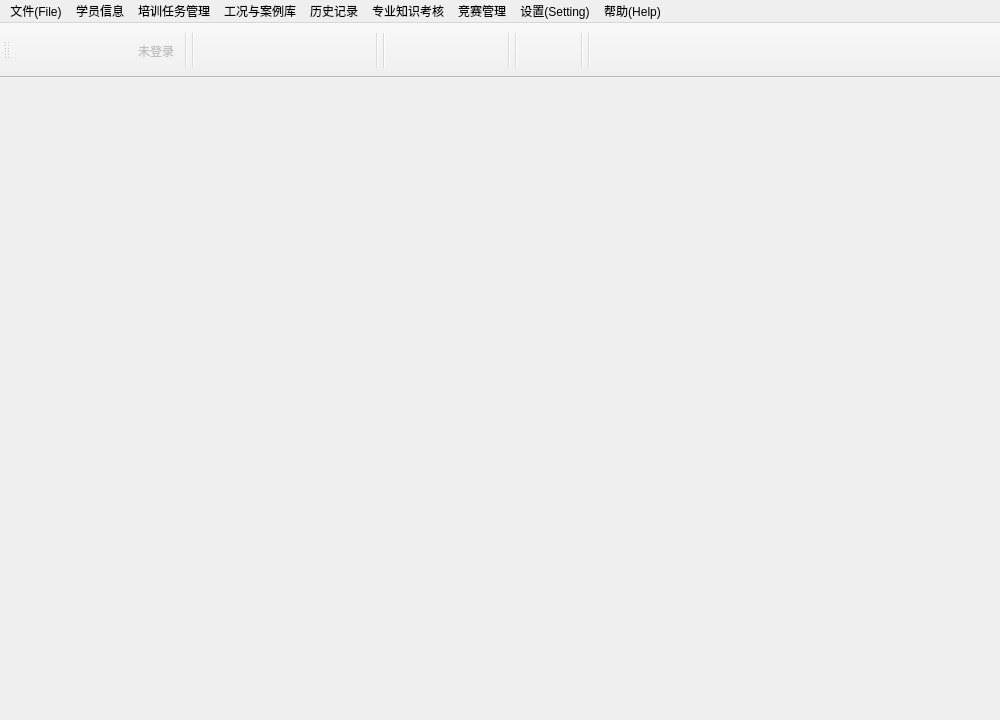
<?xml version="1.0" encoding="UTF-8"?>
<ui version="4.0">
 <class>CTeacherManage</class>
 <widget class="QMainWindow" name="CTeacherManage">
  <property name="geometry">
   <rect>
    <x>0</x>
    <y>0</y>
    <width>1000</width>
    <height>720</height>
   </rect>
  </property>
  <property name="minimumSize">
   <size>
    <width>860</width>
    <height>600</height>
   </size>
  </property>
  <property name="sizeIncrement">
   <size>
    <width>800</width>
    <height>600</height>
   </size>
  </property>
  <property name="cursor">
   <cursorShape>ArrowCursor</cursorShape>
  </property>
  <property name="windowTitle">
   <string>OTS2000  教员站</string>
  </property>
  <property name="styleSheet">
   <string notr="true">font: 14pt &quot;宋体&quot;;</string>
  </property>
  <property name="iconSize">
   <size>
    <width>18</width>
    <height>24</height>
   </size>
  </property>
  <property name="toolButtonStyle">
   <enum>Qt::ToolButtonTextUnderIcon</enum>
  </property>
  <widget class="QWidget" name="centralwidget"/>
  <widget class="QToolBar" name="toolBar">
   <property name="autoFillBackground">
    <bool>false</bool>
   </property>
   <property name="styleSheet">
    <string>font: 12pt &quot;宋体&quot;;</string>
   </property>
   <property name="allowedAreas">
    <set>Qt::AllToolBarAreas</set>
   </property>
   <property name="iconSize">
    <size>
     <width>50</width>
     <height>40</height>
    </size>
   </property>
   <property name="toolButtonStyle">
    <enum>Qt::ToolButtonTextUnderIcon</enum>
   </property>
   <attribute name="toolBarArea">
    <enum>TopToolBarArea</enum>
   </attribute>
   <attribute name="toolBarBreak">
    <bool>false</bool>
   </attribute>
   <addaction name="actionLogin"/>
   <addaction name="actionExit"/>
   <addaction name="actionLoginStatus"/>
   <addaction name="separator"/>
   <addaction name="separator"/>
   <addaction name="actionStudentInfo"/>
   <addaction name="actionHistoryRec"/>
   <addaction name="actionSetTask"/>
   <addaction name="separator"/>
   <addaction name="separator"/>
   <addaction name="actionModel"/>
   <addaction name="actionStationConfig"/>
   <addaction name="separator"/>
   <addaction name="separator"/>
   <addaction name="actionOprManage"/>
   <addaction name="separator"/>
   <addaction name="separator"/>
  </widget>
  <widget class="QMenuBar" name="menubar">
   <property name="geometry">
    <rect>
     <x>0</x>
     <y>0</y>
     <width>1000</width>
     <height>20</height>
    </rect>
   </property>
   <property name="styleSheet">
    <string>font: 10pt &quot;宋体&quot;;</string>
   </property>
   <widget class="QMenu" name="menu_user">
    <property name="title">
     <string>学员信息</string>
    </property>
    <addaction name="actionStudentInfo_menu"/>
    <addaction name="actionLoginRec"/>
    <addaction name="action_user_score"/>
    <addaction name="actionPrivilege"/>
    <addaction name="separator"/>
   </widget>
   <widget class="QMenu" name="menu_help">
    <property name="title">
     <string>帮助(Help)</string>
    </property>
    <addaction name="actionHelp"/>
    <addaction name="separator"/>
    <addaction name="actionAbout"/>
    <addaction name="separator"/>
    <addaction name="actionContact"/>
   </widget>
   <widget class="QMenu" name="menuTrain">
    <property name="title">
     <string>培训任务管理</string>
    </property>
    <addaction name="actionSetTask_menu"/>
    <addaction name="action_2"/>
    <addaction name="actionSetScene"/>
    <addaction name="actionSetFault"/>
    <addaction name="actionLoginStudent"/>
    <addaction name="actionTrainInfo"/>
    <addaction name="separator"/>
    <addaction name="separator"/>
    <addaction name="actionSendMessage_menu"/>
    <addaction name="separator"/>
    <addaction name="actionBrodcast"/>
   </widget>
   <widget class="QMenu" name="menu_file">
    <property name="title">
     <string>文件(File)</string>
    </property>
    <addaction name="actionLogin_menu"/>
    <addaction name="actionExit_menu"/>
    <addaction name="actionQuit"/>
   </widget>
   <widget class="QMenu" name="menu_sys">
    <property name="title">
     <string>设置(Setting)</string>
    </property>
    <widget class="QMenu" name="menu_language">
     <property name="title">
      <string>语言切换（LANGUAGE）</string>
     </property>
     <addaction name="actionChinese"/>
     <addaction name="actionEnglish"/>
    </widget>
    <addaction name="actionStationConfig_menu"/>
    <addaction name="separator"/>
    <addaction name="actionALL_reset"/>
    <addaction name="actionSaveScene"/>
    <addaction name="actionCallData"/>
    <addaction name="actionSetPointMask"/>
    <addaction name="menu_language"/>
   </widget>
   <widget class="QMenu" name="menu_exam">
    <property name="title">
     <string>专业知识考核</string>
    </property>
    <widget class="QMenu" name="menu_2">
     <property name="title">
      <string>学习文档管理</string>
     </property>
     <addaction name="action_doc_manage"/>
     <addaction name="action_doc_study_plan"/>
    </widget>
    <addaction name="separator"/>
    <addaction name="actionExam"/>
    <addaction name="menu_2"/>
   </widget>
   <widget class="QMenu" name="menuMdlLib">
    <property name="title">
     <string>工况与案例库</string>
    </property>
    <addaction name="actionModel_menu"/>
    <addaction name="actionSequence"/>
    <addaction name="separator"/>
    <addaction name="actionFault"/>
    <addaction name="actionTask"/>
    <addaction name="separator"/>
    <addaction name="actionScene"/>
    <addaction name="actionRevert"/>
    <addaction name="separator"/>
    <addaction name="actionOprManage_menu"/>
   </widget>
   <widget class="QMenu" name="menuRecord">
    <property name="title">
     <string>历史记录</string>
    </property>
    <addaction name="actionHistoryRec_menu"/>
    <addaction name="actionStudyRec"/>
   </widget>
   <widget class="QMenu" name="menu">
    <property name="title">
     <string>竞赛管理</string>
    </property>
    <addaction name="action_contestmanage"/>
    <addaction name="action_sendcontest"/>
    <addaction name="action_competetionscore"/>
   </widget>
   <addaction name="menu_file"/>
   <addaction name="menu_user"/>
   <addaction name="menuTrain"/>
   <addaction name="menuMdlLib"/>
   <addaction name="menuRecord"/>
   <addaction name="menu_exam"/>
   <addaction name="menu"/>
   <addaction name="menu_sys"/>
   <addaction name="menu_help"/>
  </widget>
  <action name="actionStudentInfo_menu">
   <property name="icon">
    <iconset resource="../SimuTutor.qrc">
     <normaloff>:/pic/images/20090119102024707.PNG</normaloff>
     <normalon>../../../../../../Documents and Settings/lenovo/桌面/images/ots31.png</normalon>:/pic/images/20090119102024707.PNG</iconset>
   </property>
   <property name="text">
    <string>学员用户信息</string>
   </property>
  </action>
  <action name="actionStop">
   <property name="icon">
    <iconset resource="../SimuTutor.qrc">
     <normaloff>:/pic/images/media-stop-32.PNG</normaloff>:/pic/images/media-stop-32.PNG</iconset>
   </property>
   <property name="text">
    <string>停止</string>
   </property>
  </action>
  <action name="actionPause">
   <property name="icon">
    <iconset resource="../SimuTutor.qrc">
     <normaloff>:/pic/images/media-pause-32.PNG</normaloff>:/pic/images/media-pause-32.PNG</iconset>
   </property>
   <property name="text">
    <string>暂停</string>
   </property>
  </action>
  <action name="actionGoOn">
   <property name="icon">
    <iconset resource="../SimuTutor.qrc">
     <normaloff>:/pic/images/media-play-32.PNG</normaloff>:/pic/images/media-play-32.PNG</iconset>
   </property>
   <property name="text">
    <string>继续</string>
   </property>
  </action>
  <action name="actionSetTask_menu">
   <property name="icon">
    <iconset resource="../SimuTutor.qrc">
     <normaloff>:/pic/images/ots06.PNG</normaloff>:/pic/images/ots06.PNG</iconset>
   </property>
   <property name="text">
    <string>下发操作任务</string>
   </property>
  </action>
  <action name="actionSendMessage_menu">
   <property name="icon">
    <iconset resource="../SimuTutor.qrc">
     <normaloff>:/pic/images/20071224091514244[1].PNG</normaloff>:/pic/images/20071224091514244[1].PNG</iconset>
   </property>
   <property name="text">
    <string>发送提示信息</string>
   </property>
  </action>
  <action name="actionLogin_menu">
   <property name="icon">
    <iconset resource="../SimuTutor.qrc">
     <normaloff>:/pic/images/20090119102144587.PNG</normaloff>:/pic/images/20090119102144587.PNG</iconset>
   </property>
   <property name="text">
    <string>登录    (CTRL+ENTER)</string>
   </property>
   <property name="shortcut">
    <string>Ctrl+Return</string>
   </property>
  </action>
  <action name="actionExit_menu">
   <property name="icon">
    <iconset resource="../SimuTutor.qrc">
     <normaloff>:/pic/images/ots03.PNG</normaloff>
     <normalon>:/images/quit.png</normalon>:/pic/images/ots03.PNG</iconset>
   </property>
   <property name="text">
    <string>注销    (ESC)</string>
   </property>
   <property name="shortcut">
    <string>Esc</string>
   </property>
  </action>
  <action name="actionHelp">
   <property name="icon">
    <iconset resource="../SimuTutor.qrc">
     <normaloff>:/pic/images/find_normal.png</normaloff>:/pic/images/find_normal.png</iconset>
   </property>
   <property name="text">
    <string>教员管理系统帮助 (F1)</string>
   </property>
   <property name="toolTip">
    <string>教员管理系统帮助</string>
   </property>
   <property name="shortcut">
    <string>F1</string>
   </property>
  </action>
  <action name="actionAbout">
   <property name="icon">
    <iconset resource="../SimuTutor.qrc">
     <normaloff>:/pic/images/forums_icon.gif</normaloff>:/pic/images/forums_icon.gif</iconset>
   </property>
   <property name="text">
    <string>关于我们</string>
   </property>
  </action>
  <action name="actionContact">
   <property name="icon">
    <iconset resource="../SimuTutor.qrc">
     <normaloff>:/pic/images/get_conn.gif</normaloff>:/pic/images/get_conn.gif</iconset>
   </property>
   <property name="text">
    <string>联系我们</string>
   </property>
  </action>
  <action name="actionStationConfig_menu">
   <property name="icon">
    <iconset resource="../SimuTutor.qrc">
     <normaloff>:/pic/images/参数设置1.PNG</normaloff>:/pic/images/参数设置1.PNG</iconset>
   </property>
   <property name="text">
    <string>配置工作站</string>
   </property>
  </action>
  <action name="actionSimSpeed">
   <property name="checkable">
    <bool>false</bool>
   </property>
   <property name="enabled">
    <bool>false</bool>
   </property>
   <property name="icon">
    <iconset>
     <normaloff>:/images/refresh-32.png</normaloff>:/images/refresh-32.png</iconset>
   </property>
   <property name="text">
    <string>修改仿真速度</string>
   </property>
   <property name="toolTip">
    <string>查询当前仿真速度</string>
   </property>
  </action>
  <action name="actionLogin">
   <property name="icon">
    <iconset resource="../SimuTutor.qrc">
     <normaloff>:/pic/images/20090119102144587.PNG</normaloff>:/pic/images/20090119102144587.PNG</iconset>
   </property>
   <property name="text">
    <string/>
   </property>
   <property name="toolTip">
    <string>登陆</string>
   </property>
  </action>
  <action name="actionStudentInfo">
   <property name="icon">
    <iconset resource="../SimuTutor.qrc">
     <normaloff>:/pic/images/20090119102024707.PNG</normaloff>:/pic/images/20090119102024707.PNG</iconset>
   </property>
   <property name="text">
    <string/>
   </property>
   <property name="toolTip">
    <string>学员用户信息</string>
   </property>
  </action>
  <action name="actionHistoryRec">
   <property name="icon">
    <iconset resource="../SimuTutor.qrc">
     <normaloff>:/pic/images/ots16.PNG</normaloff>:/pic/images/ots16.PNG</iconset>
   </property>
   <property name="text">
    <string/>
   </property>
   <property name="toolTip">
    <string>学员历史记录查询</string>
   </property>
  </action>
  <action name="actionSetTask">
   <property name="icon">
    <iconset resource="../SimuTutor.qrc">
     <normaloff>:/pic/images/ots06.PNG</normaloff>:/pic/images/ots06.PNG</iconset>
   </property>
   <property name="text">
    <string/>
   </property>
   <property name="toolTip">
    <string>设置任务</string>
   </property>
  </action>
  <action name="actionExit">
   <property name="icon">
    <iconset resource="../SimuTutor.qrc">
     <normaloff>:/pic/images/ots03.PNG</normaloff>:/pic/images/ots03.PNG</iconset>
   </property>
   <property name="text">
    <string/>
   </property>
   <property name="toolTip">
    <string>注销</string>
   </property>
  </action>
  <action name="actionModel">
   <property name="icon">
    <iconset resource="../SimuTutor.qrc">
     <normaloff>:/pic/images/ots08.PNG</normaloff>:/pic/images/ots08.PNG</iconset>
   </property>
   <property name="text">
    <string/>
   </property>
   <property name="toolTip">
    <string>模型设置</string>
   </property>
  </action>
  <action name="actionStationConfig">
   <property name="icon">
    <iconset resource="../SimuTutor.qrc">
     <normaloff>:/pic/images/参数设置1.PNG</normaloff>:/pic/images/参数设置1.PNG</iconset>
   </property>
   <property name="text">
    <string/>
   </property>
   <property name="toolTip">
    <string>配置工作站</string>
   </property>
  </action>
  <action name="actionConfig_menu">
   <property name="text">
    <string>系统参数设置</string>
   </property>
  </action>
  <action name="actionLoginStudent">
   <property name="icon">
    <iconset resource="../SimuTutor.qrc">
     <normaloff>:/pic/images/20090119102024707.PNG</normaloff>:/pic/images/20090119102024707.PNG</iconset>
   </property>
   <property name="text">
    <string>在线学员培训</string>
   </property>
  </action>
  <action name="actionSendMessage">
   <property name="icon">
    <iconset resource="../SimuTutor.qrc">
     <normaloff>:/pic/images/20071224091514244[1].PNG</normaloff>:/pic/images/20071224091514244[1].PNG</iconset>
   </property>
   <property name="text">
    <string/>
   </property>
   <property name="toolTip">
    <string>发送提示信息</string>
   </property>
  </action>
  <action name="actionPaper_menu">
   <property name="enabled">
    <bool>true</bool>
   </property>
   <property name="icon">
    <iconset resource="../SimuTutor.qrc">
     <normaloff>:/pic/images/20071126111905477[1].PNG</normaloff>:/pic/images/20071126111905477[1].PNG</iconset>
   </property>
   <property name="text">
    <string>任务管理</string>
   </property>
  </action>
  <action name="actionOprManage">
   <property name="enabled">
    <bool>true</bool>
   </property>
   <property name="icon">
    <iconset resource="../SimuTutor.qrc">
     <normaloff>:/pic/images/20071126111905477[1].PNG</normaloff>:/pic/images/20071126111905477[1].PNG</iconset>
   </property>
   <property name="text">
    <string/>
   </property>
   <property name="toolTip">
    <string>在线操作库</string>
   </property>
  </action>
  <action name="actionModel_menu">
   <property name="text">
    <string>模型设置</string>
   </property>
  </action>
  <action name="actionSequence">
   <property name="text">
    <string>流程设置</string>
   </property>
  </action>
  <action name="action_18">
   <property name="text">
    <string>变量表维护</string>
   </property>
  </action>
  <action name="action_user_score">
   <property name="checkable">
    <bool>false</bool>
   </property>
   <property name="enabled">
    <bool>true</bool>
   </property>
   <property name="text">
    <string>学员历史成绩</string>
   </property>
  </action>
  <action name="action_21">
   <property name="text">
    <string>静态工况设置</string>
   </property>
  </action>
  <action name="action_22">
   <property name="text">
    <string>工况再现设置</string>
   </property>
  </action>
  <action name="actionFault">
   <property name="text">
    <string>故障库设置</string>
   </property>
  </action>
  <action name="actionTask">
   <property name="text">
    <string>培训案例库</string>
   </property>
  </action>
  <action name="actionScene">
   <property name="text">
    <string>静态工况库</string>
   </property>
  </action>
  <action name="actionRevert">
   <property name="text">
    <string>工况再现库</string>
   </property>
  </action>
  <action name="actionPrivilege">
   <property name="checkable">
    <bool>false</bool>
   </property>
   <property name="enabled">
    <bool>true</bool>
   </property>
   <property name="text">
    <string>用户权限</string>
   </property>
  </action>
  <action name="actionLoginStatus">
   <property name="enabled">
    <bool>false</bool>
   </property>
   <property name="text">
    <string>未登录</string>
   </property>
   <property name="menuRole">
    <enum>QAction::AboutQtRole</enum>
   </property>
  </action>
  <action name="actionHistoryRec_menu">
   <property name="text">
    <string>学员历史记录查询</string>
   </property>
  </action>
  <action name="actionQuit">
   <property name="icon">
    <iconset resource="../SimuTutor.qrc">
     <normaloff>:/pic/images/quit.png</normaloff>:/pic/images/quit.png</iconset>
   </property>
   <property name="text">
    <string>退出    (CTRL+Q)</string>
   </property>
   <property name="toolTip">
    <string>退出</string>
   </property>
   <property name="shortcut">
    <string>Ctrl+Q</string>
   </property>
  </action>
  <action name="actionOprManage_menu">
   <property name="text">
    <string>在线操作库</string>
   </property>
  </action>
  <action name="actionLoginRec">
   <property name="text">
    <string>学员登录历史记录</string>
   </property>
  </action>
  <action name="actionTrainInfo">
   <property name="text">
    <string>培训信息管理</string>
   </property>
  </action>
  <action name="actionChinese">
   <property name="text">
    <string>中文(CHINESE)</string>
   </property>
  </action>
  <action name="actionEnglish">
   <property name="text">
    <string>英文(ENGLISH)</string>
   </property>
  </action>
  <action name="actionSubject_menu">
   <property name="text">
    <string>题库管理</string>
   </property>
  </action>
  <action name="actionTestinfo_menu">
   <property name="text">
    <string>成绩管理</string>
   </property>
  </action>
  <action name="actionALL_reset">
   <property name="text">
    <string>全厂工况初始</string>
   </property>
  </action>
  <action name="actionCallData">
   <property name="text">
    <string>召唤监控数据</string>
   </property>
   <property name="toolTip">
    <string>召唤监控数据</string>
   </property>
  </action>
  <action name="actionSaveScene">
   <property name="text">
    <string>保存当前工况</string>
   </property>
   <property name="toolTip">
    <string>保存当前工况</string>
   </property>
  </action>
  <action name="actionExam">
   <property name="text">
    <string>专业知识考试</string>
   </property>
  </action>
  <action name="actionSetScene">
   <property name="text">
    <string>设置工况</string>
   </property>
  </action>
  <action name="actionSetFault">
   <property name="text">
    <string>设置故障</string>
   </property>
  </action>
  <action name="actionSetPointMask">
   <property name="text">
    <string>设置屏蔽点</string>
   </property>
  </action>
  <action name="actionStudyRec">
   <property name="text">
    <string>学员学习记录查询</string>
   </property>
  </action>
  <action name="action_2">
   <property name="text">
    <string>下发学习任务</string>
   </property>
  </action>
  <action name="action_contestmanage">
   <property name="text">
    <string>竞赛库管理</string>
   </property>
  </action>
  <action name="action_competetionscore">
   <property name="text">
    <string>竞赛成绩查询</string>
   </property>
  </action>
  <action name="action_sendcontest">
   <property name="text">
    <string>竞赛发布</string>
   </property>
  </action>
  <action name="action_doc_manage">
   <property name="text">
    <string>文档库管理</string>
   </property>
  </action>
  <action name="action_doc_study_plan">
   <property name="text">
    <string>学习计划管理</string>
   </property>
  </action>
  <action name="actionBrodcast">
   <property name="text">
    <string>发送广播信息</string>
   </property>
  </action>
 </widget>
 <resources>
  <include location="../SimuTutor.qrc"/>
 </resources>
 <connections/>
</ui>
